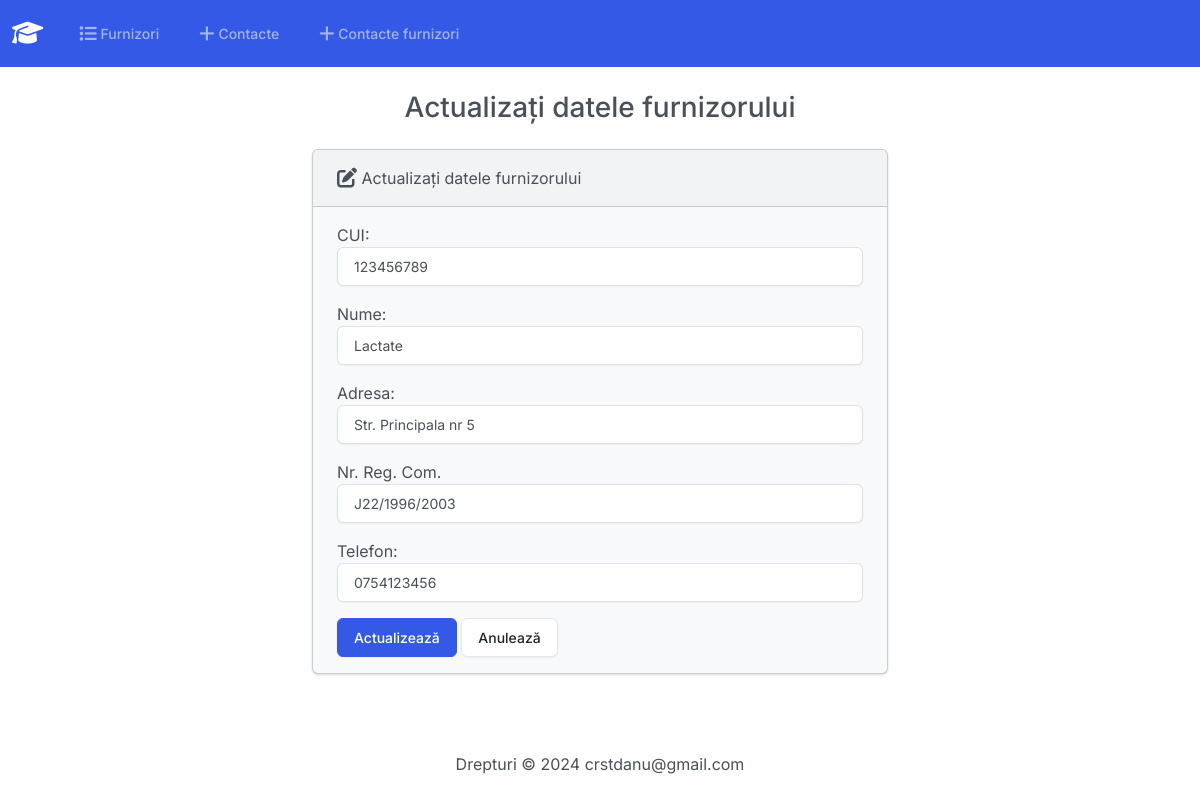
The app's page /furnizori/editeaza/1 with its own data.
### Gestiune/models.py (models this page shows, shortened)
class Furnizor(models.Model):
    class Meta:
        verbose_name_plural = 'Furnizori'
    cui = models.CharField(max_length=9, unique=True)
    nume = models.CharField(max_length=100, default='')
    adresa = models.CharField(max_length=255, default='')
    numar_reg_com = models.CharField(max_length=15, default='')
    telefon = models.CharField(max_length=15, default='')

### Gestiune/views.py (the view)
def editeaza_furnizor(request, id):
    if request.method == 'POST':
        furnizor = Furnizor.objects.get(pk=id)
        form = FurnizorForm(request.POST, instance=furnizor)
        if form.is_valid():
            form.save()
            return render(request, 'Gestiune/furnizori/editeaza.html', {
                'form': form,
                'success': True
            })
    else:
        furnizor = Furnizor.objects.get(pk=id)
        form = FurnizorForm(instance=furnizor)
    return render(request, 'Gestiune/furnizori/editeaza.html', {
        'form': form
    })

### Gestiune/forms.py
class FurnizorForm(forms.ModelForm):
    class Meta:
        model = Furnizor
        fields = ['cui', 'nume', 'adresa', 'numar_reg_com', 'telefon']
        labels = {
            'cui': 'CUI',
            'nume': 'Nume',
            'adresa': 'Adresa',
            'numar_reg_com': 'Nr. Reg. Com.',
            'telefon': 'Telefon',
        }
        widgets = {
            'cui': forms.TextInput(attrs={'class': 'form-control'}),
            'nume': forms.TextInput(attrs={'class': 'form-control'}),
            'adresa': forms.TextInput(attrs={'class': 'form-control'}),
            'numar_reg_com': forms.TextInput(attrs={'class': 'form-control'}),
            'telefon': forms.TextInput(attrs={'class': 'form-control'}),
        }

### Gestiune/templates/Gestiune/furnizori/editeaza.html (shortened to what this page needs)
{% extends "Gestiune/base.html" %}
{% block body %}
<h3 class="text-center m-4">Actualizați datele furnizorului</h3>
{% if success %}
<div class="alert alert-success" role="alert">
    Furnizorul a fost actualizat cu succes.
    <a href="{% url 'index_furnizor' %}" class="alert-link">Mergi la pagina principală.</a>
</div>
{% else %}
<div class="row justify-content-center">
    <div class="col-6">
        <div class="card bg-light mb-3">
            <div class="card-header">
                <i class="fa-solid fa-pen-to-square fa-lg"></i> Actualizați datele furnizorului
            </div>
            <div class="card-body">
                <form action="" method="POST">
                    {{ form.as_p }}
                    <button type="submit" class="btn btn-primary">Actualizează</button>
                    <a href="{% url 'index_furnizor' %}" class="btn btn-secondary">Anulează</a>
                </form>
            </div>
        </div>
    </div>
</div>
{% endif %}
{% endblock %}

### records on screen
Furnizor: cui "123456789", nume "Lactate", adresa "Str. Principala nr 5", numar_reg_com "J22/1996/2003", telefon "0754123456"
